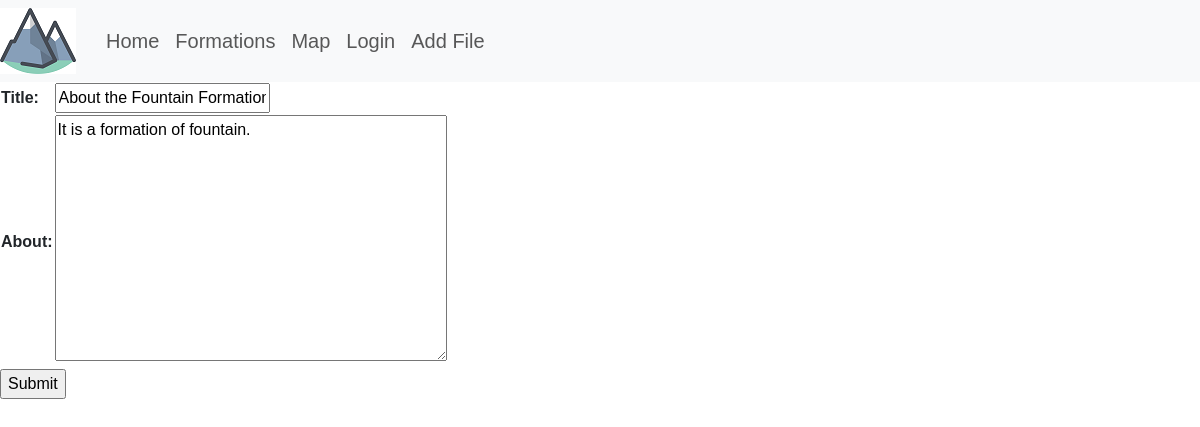
/portfolio/1/update, run on the app's committed database.
### portfolio_app/models.py (models this page shows, shortened)
class Portfolio(models.Model):
    title = models.CharField(max_length=200, default=timezone.now)
    contact_email = models.CharField(max_length=200, default=timezone.now)
    is_active = models.BooleanField(default=False)
    about = models.TextField(blank=True)

### portfolio_app/views.py (the view)
# urls.py: path('portfolio/<int:pk>/update', views.update_portfolio, name='update-portfolio'),
def update_portfolio(request, pk):
    portfolio = get_object_or_404(Portfolio, pk=pk)
    if request.method == 'POST':
        form = PortfolioForm(request.POST, instance=portfolio)
        form.save()
        return redirect('portfolio-detail', pk=pk)
    else:
        form = PortfolioForm(instance=portfolio)
    return render(request, "portfolio_app/project_form.html", {'form': form})

### portfolio_app/forms.py
class PortfolioForm(ModelForm):
    class Meta:
        model = Portfolio
        fields =('title', 'about')

### portfolio_app/templates/portfolio_app/project_form.html (shortened to what this page needs)
{% extends 'portfolio_app/base_template.html' %}
{% block content %}
<form action="" method="POST">
<table>
{{ form.as_table }}
</table>
<input type="submit" name="Submit">
</form>
{% endblock %}

### portfolio_app/templates/portfolio_app/base_template.html (style rules this page uses)
body { font-family: Arial, Helvetica, sans-serif; }

### data on the page
Portfolio: title "About the Fountain Formation", about "It is a formation of fountain."
